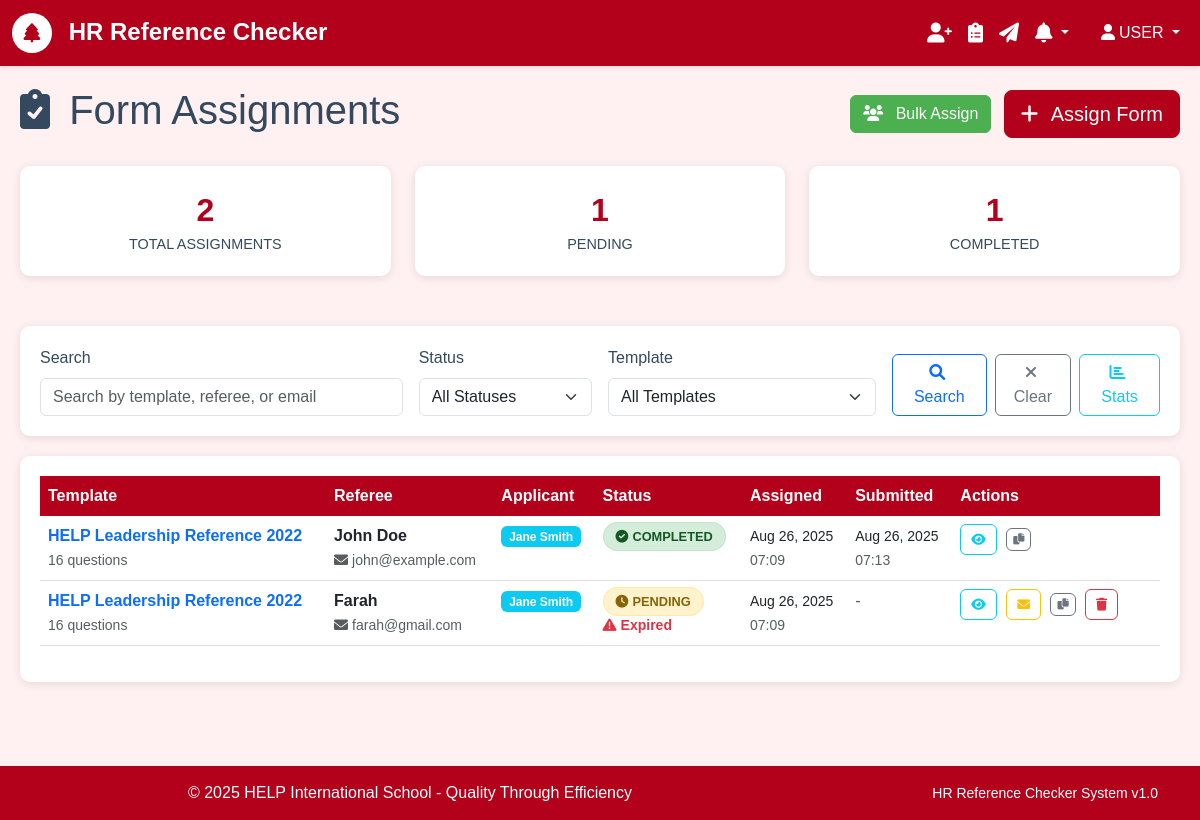
The page /forms/ (signed in) on the database as committed earlier.
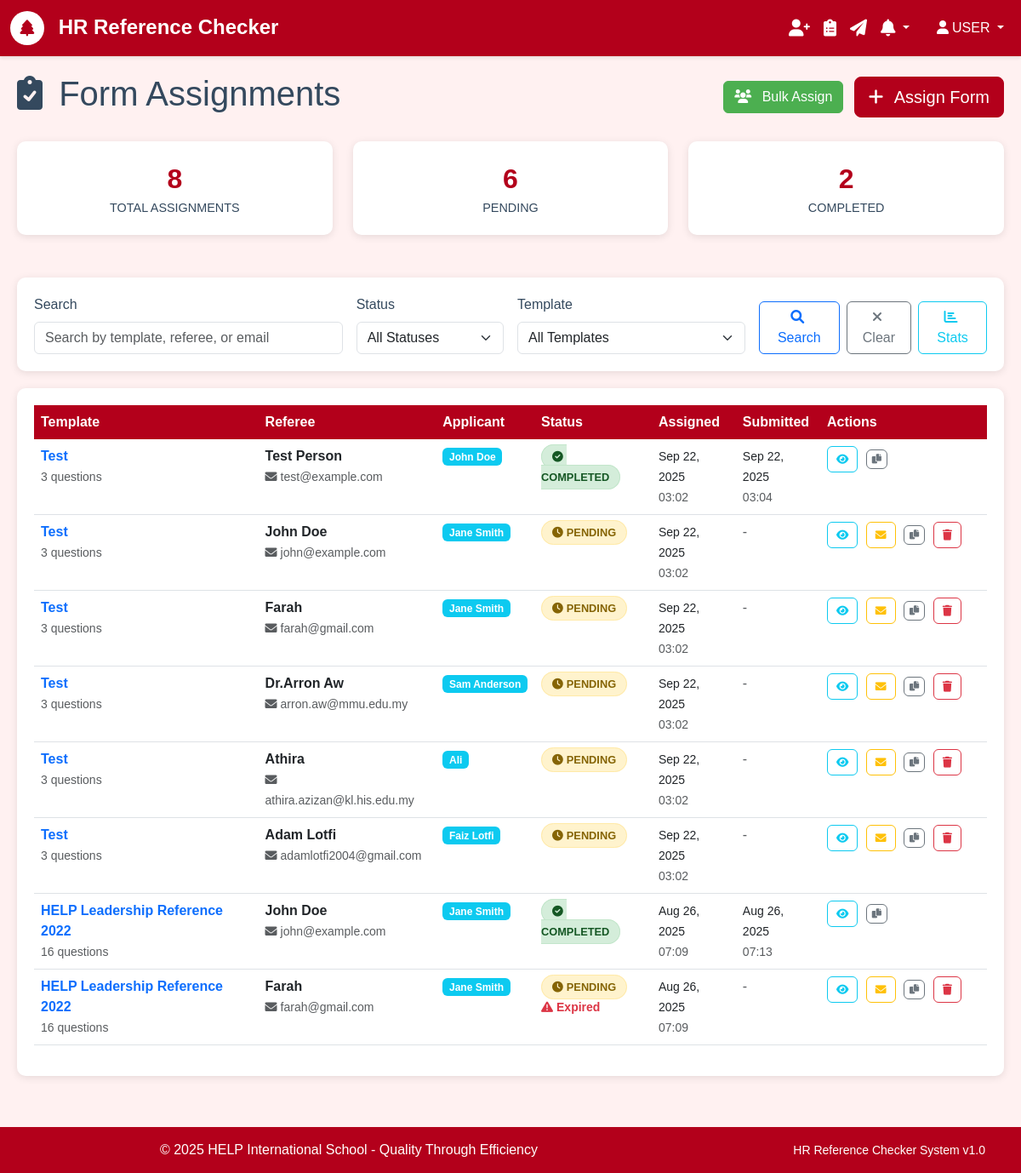
The same page on the database as committed later.
### forms/models.py (models this page shows, shortened)
class Form(models.Model):
    template = models.ForeignKey('form_templates.Template', on_delete=models.CASCADE)
    referee = models.ForeignKey('referees.Referee', on_delete=models.CASCADE)
    unique_token = models.CharField(max_length=255, unique=True, blank=True)
    status = models.CharField(
        max_length=20,
        choices=FormStatus.choices,
        default=FormStatus.PENDING
    )
    created_at = models.DateTimeField(auto_now_add=True)
    submitted_at = models.DateTimeField(null=True, blank=True)
    class Meta:
        ordering = ['-created_at']
        verbose_name = 'Form Assignment'
        verbose_name_plural = 'Form Assignments'
    def generate_access_url(self, base_url="http://localhost:8000"):
        return f"{base_url}/form/{self.unique_token}/"
    def is_expired(self, expiry_days=30):
        expiry_date = self.created_at + timedelta(days=expiry_days)
        return timezone.now() > expiry_date

### form_templates/models.py (models this page shows, shortened)
class Template(models.Model):
    title = models.CharField(max_length=255, validators=[MinLengthValidator(3)])
    description = models.TextField(blank=True, help_text="Brief description of this template")
    instructions = models.TextField(
        blank=True,
        help_text="Instructions shown to referees before filling the form"
    )
    created_by = models.ForeignKey(settings.AUTH_USER_MODEL, on_delete=models.CASCADE)
    is_active = models.BooleanField(default=True)
    created_at = models.DateTimeField(auto_now_add=True)
    updated_at = models.DateTimeField(auto_now=True)
    class Meta:
        ordering = ['-created_at']
        verbose_name = 'Form Template'
        verbose_name_plural = 'Form Templates'
    def get_questions_count(self):
        return self.questions.count()

### referees/models.py (models this page shows, shortened)
class Referee(models.Model):
    name = models.CharField(max_length=255)
    email = models.EmailField()
    phone_regex = RegexValidator(
        regex=r'^\+?1?\d{9,15}$',
        message="Phone number must be entered in the format: '+999999999'. Up to 15 digits allowed."
    )
    phone = models.CharField(validators=[phone_regex], max_length=17, blank=True)
    relationship = models.CharField(max_length=100, help_text="e.g., Former Manager, Colleague, etc.")
    applicant_name = models.CharField(max_length=255, help_text="Name of the person being referenced")
    created_at = models.DateTimeField(auto_now_add=True)
    is_active = models.BooleanField(default=True)
    class Meta:
        ordering = ['-created_at']
        verbose_name = 'Referee'
        verbose_name_plural = 'Referees'

### forms/views.py (the view, shortened to what this page needs)
# urls.py: path('', views.FormListView.as_view(), name='list'),
class FormListView(LoginRequiredMixin, ListView):
    model = Form
    template_name = 'forms/list.html'
    context_object_name = 'form_assignments'
    paginate_by = 20
    def get_queryset(self):
        queryset = Form.objects.select_related(
            'template', 'referee'
        ).order_by('-created_at')
        search_query = self.request.GET.get('search', '').strip()
        status_filter = self.request.GET.get('status', '').strip()
        template_filter = self.request.GET.get('template', '').strip()
        if status_filter:
            queryset = queryset.filter(status=status_filter)
        if template_filter:
            queryset = queryset.filter(template_id=template_filter)
        return queryset
    def get_context_data(self, **kwargs):
        context = super().get_context_data(**kwargs)
        search_form_data = {
            'search': self.request.GET.get('search', ''),
            'status': self.request.GET.get('status', ''),
            'template': self.request.GET.get('template', ''),
        }
        context['search_form'] = FormAssignmentSearchForm(initial=search_form_data)
        context['search_query'] = self.request.GET.get('search', '')
        context['status_filter'] = self.request.GET.get('status', '')
        context['template_filter'] = self.request.GET.get('template', '')
        total_assignments = Form.objects.count()
        pending_assignments = Form.objects.filter(status=FormStatus.PENDING).count()
        completed_assignments = Form.objects.filter(status=FormStatus.COMPLETED).count()
        context['status_choices'] = FormStatus.choices
        context['templates'] = Template.objects.filter(is_active=True).order_by('title')
        context.update({
            'total_assignments': total_assignments,
            'pending_assignments': pending_assignments,
            'completed_assignments': completed_assignments,
        })
        return context

### forms/forms.py
class FormAssignmentSearchForm(forms.Form):
    search = forms.CharField(
        required=False,
        widget=forms.TextInput(attrs={
            'class': 'form-control',
            'placeholder': 'Search by template name, referee name, or email'
        })
    )
    status = forms.ChoiceField(
        required=False,
        choices=[('', 'All Statuses')] + list(Form._meta.get_field('status').choices),
        widget=forms.Select(attrs={
            'class': 'form-select'
        })
    )
    template = forms.ModelChoiceField(
        required=False,
        queryset=Template.objects.filter(is_active=True).order_by('title'),
        widget=forms.Select(attrs={
            'class': 'form-select'
        }),
        empty_label="All Templates"
    )
    referee = forms.ModelChoiceField(
        required=False,
        queryset=Referee.objects.filter(is_active=True).order_by('name'),
        widget=forms.Select(attrs={
            'class': 'form-select'
        }),
        empty_label="All Referees"
    )

### core/models.py (called while the page is built)
    @classmethod
    def get_unread_count(cls, user):
        return cls.objects.filter(user=user, is_read=False, is_dismissed=False).count()

### templates/forms/list.html (shortened to what the changed rows need)
{% extends 'base.html' %}
{% block content %}
<div class="assignment-container">
    <div class="d-flex justify-content-between align-items-center mb-4">
        <h1>
            <i class="fas fa-clipboard-check me-2"></i>
            Form Assignments
        </h1>
    </div>
    <div class="row stats-row">
        <div class="col-md-4">
            <div class="stat-card">
                <div class="stat-number">{{ total_assignments }}</div>
                <div class="stat-label">Total Assignments</div>
            </div>
        </div>
        <div class="col-md-4">
            <div class="stat-card">
                <div class="stat-number">{{ pending_assignments }}</div>
                <div class="stat-label">Pending</div>
            </div>
        </div>
        <div class="col-md-4">
            <div class="stat-card">
                <div class="stat-number">{{ completed_assignments }}</div>
                <div class="stat-label">Completed</div>
            </div>
        </div>
    </div>
    <div class="table-container">
        {% if form_assignments %}
            <div class="table-responsive">
                <table class="table table-hover">
                    <thead>
                        <tr>
                            <th>Template</th>
                            <th>Referee</th>
                            <th>Applicant</th>
                            <th>Status</th>
                            <th>Assigned</th>
                            <th>Submitted</th>
                            <th>Actions</th>
                        </tr>
                    </thead>
                    <tbody>
                        {% for assignment in form_assignments %}
                        <tr>
                            <td>
                                <div class="assignment-info">
                                    <div>
                                        <strong>
                                            <a href="{% url 'forms:detail' assignment.pk %}"
                                               class="text-decoration-none">
                                                {{ assignment.template.title }}
                                            </a>
                                        </strong>
                                        <br>
                                        <small class="text-muted">
                                            {{ assignment.template.get_questions_count }} question{{ assignment.template.get_questions_count|pluralize }}
                                        </small>
                                    </div>
                                </div>
                            </td>
                            <td>
                                <div>
                                    <strong>{{ assignment.referee.name }}</strong>
                                    <br>
                                    <small class="text-muted">
                                        <i class="fas fa-envelope me-1"></i>{{ assignment.referee.email }}
                                    </small>
                                </div>
                            </td>
                            <td>
                                <span class="badge bg-info">{{ assignment.referee.applicant_name }}</span>
                            </td>
                            <td>
                                {% if assignment.status == 'PENDING' %}
                                    <span class="status-badge status-pending">
                                        <i class="fas fa-clock me-1"></i>Pending
                                    </span>
                                    {% if assignment.is_expired %}
                                        <br><small class="expired-indicator">
                                            <i class="fas fa-exclamation-triangle me-1"></i>Expired
                                        </small>
                                    {% endif %}
                                {% else %}
                                    <span class="status-badge status-completed">
                                        <i class="fas fa-check-circle me-1"></i>Completed
                                    </span>
                                {% endif %}
                            </td>
                            <td>
                                <small>{{ assignment.created_at|date:"M d, Y" }}</small>
                                <br>
                                <small class="text-muted">{{ assignment.created_at|time:"H:i" }}</small>
                            </td>
                            <td>
                                {% if assignment.submitted_at %}
                                    <small>{{ assignment.submitted_at|date:"M d, Y" }}</small>
                                    <br>
                                    <small class="text-muted">{{ assignment.submitted_at|time:"H:i" }}</small>
                                {% else %}
                                    <span class="text-muted">-</span>
                                {% endif %}
                            </td>
                            <td>
                                <div class="action-buttons-container">
                                    <a href="{% url 'forms:detail' assignment.pk %}"
                                       class="btn btn-outline-info btn-action"
                                       title="View Details">
                                        <i class="fas fa-eye"></i>
                                    </a>
                                    {% if assignment.status == 'PENDING' %}
                                        <a href="{% url 'forms:resend' assignment.pk %}"
                                           class="btn btn-outline-warning btn-action"
                                           title="Resend Email"
                                           onclick="return confirm('Send reminder email to {{ assignment.referee.name }}?')">
                                            <i class="fas fa-envelope"></i>
                                        </a>
                                    {% endif %}
                                    <button class="btn btn-outline-secondary btn-action copy-btn"
                                            title="Copy Form Link"
                                            onclick="copyToClipboard('{{ assignment.generate_access_url }}', this)">
                                        <i class="fas fa-copy"></i>
                                    </button>
                                    {% if assignment.status == 'PENDING' %}
                                        <a href="{% url 'forms:delete' assignment.pk %}"
                                           class="btn btn-outline-danger btn-action"
                                           title="Delete Assignment"
                                           onclick="return confirm('Are you sure you want to delete this assignment?')">
                                            <i class="fas fa-trash"></i>
                                        </a>
                                    {% endif %}
                                </div>
                            </td>
                        </tr>
                        {% endfor %}
                    </tbody>
                </table>
            </div>
        {% endif %}
    </div>
</div>
{% endblock %}

Rows that differ between the two databases and show on the page:
added Form: template "Test", template.get_questions_count "3", referee.name "Test Person", referee.email "test@example.com", referee.applicant_name "John Doe", status "COMPLETED" (drawn), created_at "Sep 22, 2025", created_at "03:02", submitted_at "Sep 22, 2025", submitted_at "03:04"
added Form: template "Test", template.get_questions_count "3", referee.name "John Doe", referee.email "john@example.com", referee.applicant_name "Jane Smith", status "PENDING" (drawn), created_at "Sep 22, 2025", created_at "03:02"
added Form: template "Test", template.get_questions_count "3", referee.name "Farah", referee.email "farah@gmail.com", referee.applicant_name "Jane Smith", status "PENDING" (drawn), created_at "Sep 22, 2025", created_at "03:02"
added Form: template "Test", template.get_questions_count "3", referee.name "Dr.Arron Aw", referee.email "arron.aw@mmu.edu.my", referee.applicant_name "Sam Anderson", status "PENDING" (drawn), created_at "Sep 22, 2025", created_at "03:02"
added Form: template "Test", template.get_questions_count "3", referee.name "Athira", referee.email "athira.azizan@kl.his.edu.my", referee.applicant_name "Ali", status "PENDING" (drawn), created_at "Sep 22, 2025", created_at "03:02"
added Form: template "Test", template.get_questions_count "3", referee.name "Adam Lotfi", referee.email "adamlotfi2004@gmail.com", referee.applicant_name "Faiz Lotfi", status "PENDING" (drawn), created_at "Sep 22, 2025", created_at "03:02"
Other text that changed with them:
{{ total_assignments }}: "2" → "8"
{{ pending_assignments }}: "1" → "6"
{{ completed_assignments }}: "1" → "2"
